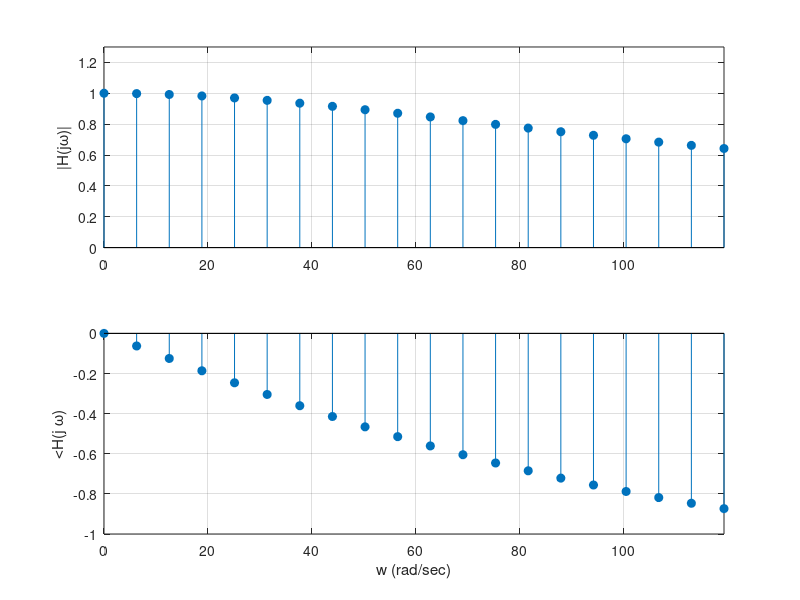
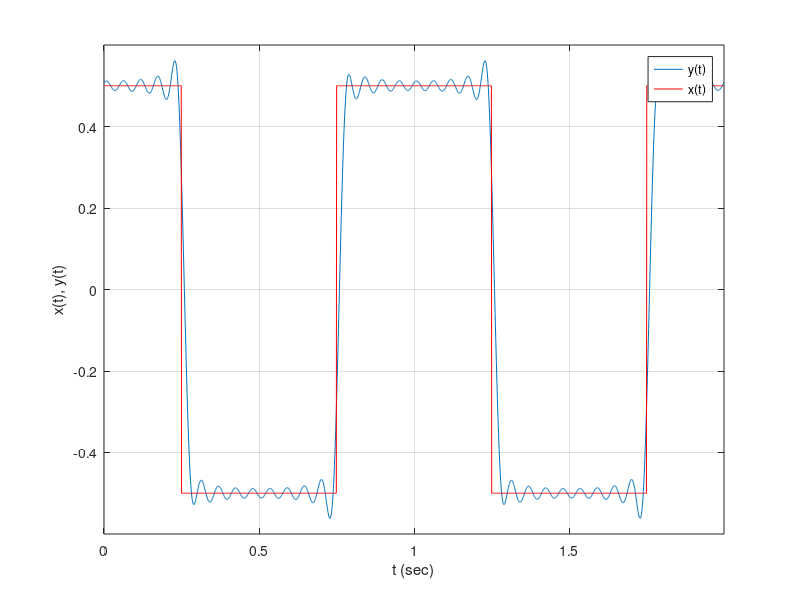

Write MATLAB code to recreate these figures, in order.
% Example 4.13
%
% Filtering of periodic signal
%
clear all; clf
% Freq response of H(s)=1/(s/scale+1) -- low-pass filter
w0=2*pi;    % fundamental frequency of input
M=20; k=0:M-1; w1=k.*w0;   % harmonic frequencies
H=1./(1+j*w1/100);  Hm=abs(H); Ha=angle(H); % frequency response
figure(1)
subplot(211)
stem(w1,Hm,'filled'); grid; ylabel('|H(j\omega)|')
axis([0 max(w1) 0 1.3])
subplot(212)
stem(w1,Ha,'filled'); grid
axis([0 max(w1) -1 0])
ylabel('<H(j \omega)'); xlabel('w (rad/sec)')

% low-pass filtering
% FS coefficients of input
X(1)=0; % mean value
for k=2:M-1,
    X(k)=sin((k-1)*pi/2)/((k-1)*pi/2);
end
% periodic signal
Ts=0.001; t1=0:Ts:1-Ts;L=length(t1);
x1=[ones(1,L/4) zeros(1,L/2) ones(1,L/4)]; x1=x1-0.5; x=[x1 x1];
% output of filter 
t=0:Ts:2-Ts;
y=X(1)*ones(1,length(t))*Ha(1);
figure(2)
plot(t,y); axis([0 max(t) -.6 .6]); 
for k=2:M-1,
    y=y+X(k)*Hm(k)*cos(w0*(k-1).*t+Ha(k));
    plot(t,y); axis([0 max(t) -.6 .6]); hold on
    plot(t,x,'r'); axis([0 max(t) -0.6 0.6]); grid
    ylabel('x(t), y(t)'); xlabel('t (sec)') ; hold off
    pause(0.1)
end 
legend('y(t)','x(t)')
